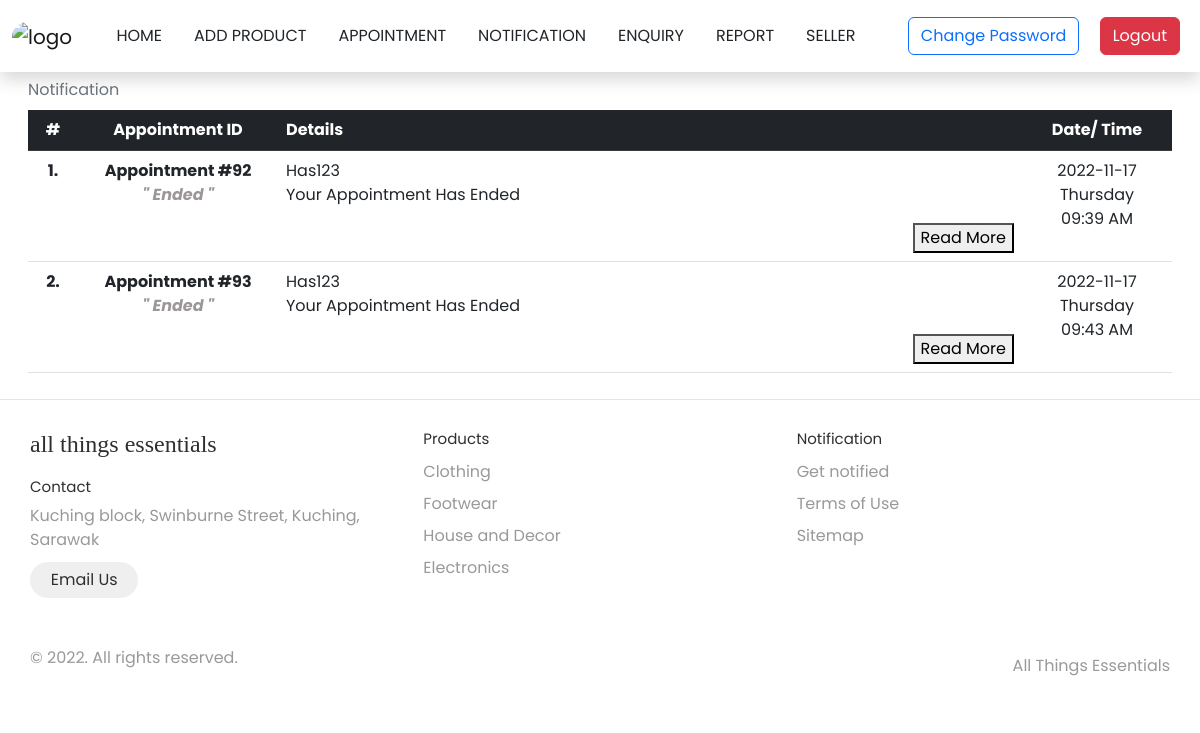
Page /Notification/Admin_notification.php on the committed database.
### tables this page shows
CREATE TABLE `notification_tb` (
  `no` int(255) NOT NULL,
  `appointment_id` int(30) NOT NULL,
  `appointment_type` varchar(255) NOT NULL,
  `cust_id` varchar(255) NOT NULL,
  `cust_name` varchar(255) NOT NULL,
  `details` varchar(255) NOT NULL,
  `apt_status` varchar(255) NOT NULL,
  `curr_time` datetime NOT NULL DEFAULT current_timestamp() ON UPDATE current_timestamp(),
  `alert_time` datetime NOT NULL,
  `end_time` datetime NOT NULL,
  `apt_date` date NOT NULL,
  `apt_time` text NOT NULL,
  `noti_date` date NOT NULL,
  `noti_day` varchar(255) NOT NULL,
  `noti_time` varchar(255) NOT NULL
);

### Notification/Admin_notification.php (the view, shortened to what this page needs)
<!DOCTYPE html>
<html lang = "en">
    <head>
        <link rel="stylesheet" href="../style/Notificationxx.css">
    </head>
    <link href="https://cdn.jsdelivr.net/npm/bootstrap@5.2.2/dist/css/bootstrap.min.css" rel="stylesheet"
>
        <?php
            include("../include/admin_navigation.php");
            include("../include/DBconn.php");
        ?>
        <div class="container" id="table1">
            <div class="row">
                <table class="table caption-top">
                    <caption>Notification</caption>
                    <thead class="table-dark">
                        <tr>
                            <th class="no" scope="col">#</th>
                            <th class="id" scope="col">Appointment ID</th>
                            <th class="details" scope="col">Details</th>
                            <th class="datetime" scope="col">Date/ Time</th>
                        </tr>
                    </thead>
                    <tbody id="result">
                        <?php
                        $sr_no = 1;
                        $sql_get=mysqli_query($conn, "SELECT * FROM notification_tb ORDER BY noti_date DESC");
                        if($sql_get -> num_rows > 0):
                            while($main_result = mysqli_fetch_object($sql_get)):
                                ?>
                                <tr id="data_row">
                                    <th class="sr_no" scope="row">
                                        <?php echo $sr_no++; ?>.
                                    </th>
                                    <th class="id_no" scope="row">
                                        Appointment #<?php echo $main_result->appointment_id;?><br>
                                        <p class="a_type">" <?php echo $main_result->appointment_type;?> "</p>
                                    </th>
                                    <td class="custName">
                                        <?php echo $main_result->cust_name;?><br>
                                        <p class="notiDetails"><?php echo $main_result->details;?></p>
                                        <button class="readMore" class="btn btn-primary" data-toggle="modal" data-target="#myModal"
                                        id="<?php echo $main_result->appointment_id;?>" onclick="loadData(this);">
                                        Read More
                                        </button>
                                    </td>
                                    <td class="dateNtime">
                                        <?php echo $main_result->noti_date;?><br>
                                        <?php echo $main_result->noti_day;?><br>
                                        <p class="notiTime"><?php echo $main_result->noti_time;?></p>
                                    </td>
                                </tr>
                            <?php endwhile ?>
                        <?php endif ?>
                    </tbody>
                </table>
            </div>
        </div>
        <?php include('../include/footer.php') ?>
    </body>
</html>

### style/Notificationxx.css (style rules this page uses)
* { font-family: 'Poppins', sans-serif; }
#table1 { margin-top: 5%; padding: 10px; width: 100%; }
#table1 .no { width: 50px; text-align: center; }
#table1 .id { width: 200px; text-align: center; }
#table1 .datetime { width: 150px; text-align: center; }
#table1 .sr_no, .id_no, .dateNtime { text-align: center; }
#table1 .a_type { font-style: italic; color: rgb(156, 151, 151); }
#table1 .readMore { width: fit-content; border: 0.5; float: right; }

### rows in the picture
notification_tb: appointment "92", appointment_type "Ended", cust_name "Has123", details "Your Appointment Has Ended", noti_date "2022-11-17", noti_day "Thursday", noti_time "09:39 AM"
notification_tb: appointment "93", appointment_type "Ended", cust_name "Has123", details "Your Appointment Has Ended", noti_date "2022-11-17", noti_day "Thursday", noti_time "09:43 AM"
